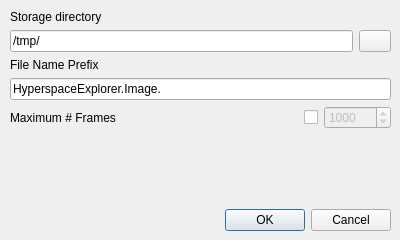
<ui version="4.0" >
 <class>AnimationDialog</class>
 <widget class="QDialog" name="AnimationDialog" >
  <property name="windowModality" >
   <enum>Qt::WindowModal</enum>
  </property>
  <property name="geometry" >
   <rect>
    <x>0</x>
    <y>0</y>
    <width>400</width>
    <height>240</height>
   </rect>
  </property>
  <property name="windowTitle" >
   <string>Dialog</string>
  </property>
  <widget class="QWidget" name="" >
   <property name="geometry" >
    <rect>
     <x>10</x>
     <y>10</y>
     <width>381</width>
     <height>221</height>
    </rect>
   </property>
   <layout class="QVBoxLayout" >
    <item>
     <layout class="QVBoxLayout" >
      <item>
       <layout class="QVBoxLayout" >
        <item>
         <widget class="QLabel" name="directoryLabel" >
          <property name="text" >
           <string>Storage directory</string>
          </property>
         </widget>
        </item>
        <item>
         <layout class="QHBoxLayout" >
          <item>
           <widget class="QLineEdit" name="directoryEdit" >
            <property name="toolTip" >
             <string>The Directory where the frames of the animation are saved</string>
            </property>
            <property name="text" >
             <string>/tmp/</string>
            </property>
           </widget>
          </item>
          <item>
           <widget class="QPushButton" name="fileDialogButton" >
            <property name="maximumSize" >
             <size>
              <width>32</width>
              <height>27</height>
             </size>
            </property>
            <property name="toolTip" >
             <string>Pop up a file dialog</string>
            </property>
            <property name="text" >
             <string/>
            </property>
            <property name="icon" >
             <iconset resource="AnimationDialog.qrc" >:/AnimationDialog Buttons/icons/qmake_sub.png</iconset>
            </property>
           </widget>
          </item>
         </layout>
        </item>
       </layout>
      </item>
      <item>
       <layout class="QVBoxLayout" >
        <item>
         <widget class="QLabel" name="prefixLabel" >
          <property name="text" >
           <string>File Name Prefix</string>
          </property>
         </widget>
        </item>
        <item>
         <widget class="QLineEdit" name="prefixEdit" >
          <property name="toolTip" >
           <string>The file names of the individual frames start with this string</string>
          </property>
          <property name="text" >
           <string>HyperspaceExplorer.Image.</string>
          </property>
         </widget>
        </item>
       </layout>
      </item>
     </layout>
    </item>
    <item>
     <layout class="QHBoxLayout" >
      <item>
       <widget class="QLabel" name="framesLabel" >
        <property name="toolTip" >
         <string>By default the number of saved frames is unlimited. With this setting you can limit the number of images saved.</string>
        </property>
        <property name="text" >
         <string>Maximum # Frames</string>
        </property>
       </widget>
      </item>
      <item>
       <spacer>
        <property name="orientation" >
         <enum>Qt::Horizontal</enum>
        </property>
        <property name="sizeHint" >
         <size>
          <width>40</width>
          <height>20</height>
         </size>
        </property>
       </spacer>
      </item>
      <item>
       <widget class="QCheckBox" name="framesCheckBox" >
        <property name="toolTip" >
         <string>Limit number of saved animation frames</string>
        </property>
        <property name="text" >
         <string/>
        </property>
       </widget>
      </item>
      <item>
       <widget class="QSpinBox" name="framesSpinBox" >
        <property name="enabled" >
         <bool>false</bool>
        </property>
        <property name="toolTip" >
         <string>Maximum number of frames saved to disk</string>
        </property>
        <property name="maximum" >
         <number>1000000</number>
        </property>
        <property name="singleStep" >
         <number>100</number>
        </property>
        <property name="value" >
         <number>1000</number>
        </property>
       </widget>
      </item>
     </layout>
    </item>
    <item>
     <spacer>
      <property name="orientation" >
       <enum>Qt::Vertical</enum>
      </property>
      <property name="sizeHint" >
       <size>
        <width>20</width>
        <height>40</height>
       </size>
      </property>
     </spacer>
    </item>
    <item>
     <widget class="QDialogButtonBox" name="buttonBox" >
      <property name="orientation" >
       <enum>Qt::Horizontal</enum>
      </property>
      <property name="standardButtons" >
       <set>QDialogButtonBox::Cancel|QDialogButtonBox::NoButton|QDialogButtonBox::Ok</set>
      </property>
     </widget>
    </item>
   </layout>
  </widget>
 </widget>
 <resources>
  <include location="AnimationDialog.qrc" />
 </resources>
 <connections>
  <connection>
   <sender>buttonBox</sender>
   <signal>accepted()</signal>
   <receiver>AnimationDialog</receiver>
   <slot>accept()</slot>
   <hints>
    <hint type="sourcelabel" >
     <x>248</x>
     <y>254</y>
    </hint>
    <hint type="destinationlabel" >
     <x>157</x>
     <y>274</y>
    </hint>
   </hints>
  </connection>
  <connection>
   <sender>buttonBox</sender>
   <signal>rejected()</signal>
   <receiver>AnimationDialog</receiver>
   <slot>reject()</slot>
   <hints>
    <hint type="sourcelabel" >
     <x>316</x>
     <y>260</y>
    </hint>
    <hint type="destinationlabel" >
     <x>286</x>
     <y>274</y>
    </hint>
   </hints>
  </connection>
  <connection>
   <sender>framesCheckBox</sender>
   <signal>toggled(bool)</signal>
   <receiver>framesSpinBox</receiver>
   <slot>setEnabled(bool)</slot>
   <hints>
    <hint type="sourcelabel" >
     <x>140</x>
     <y>166</y>
    </hint>
    <hint type="destinationlabel" >
     <x>228</x>
     <y>166</y>
    </hint>
   </hints>
  </connection>
 </connections>
</ui>
